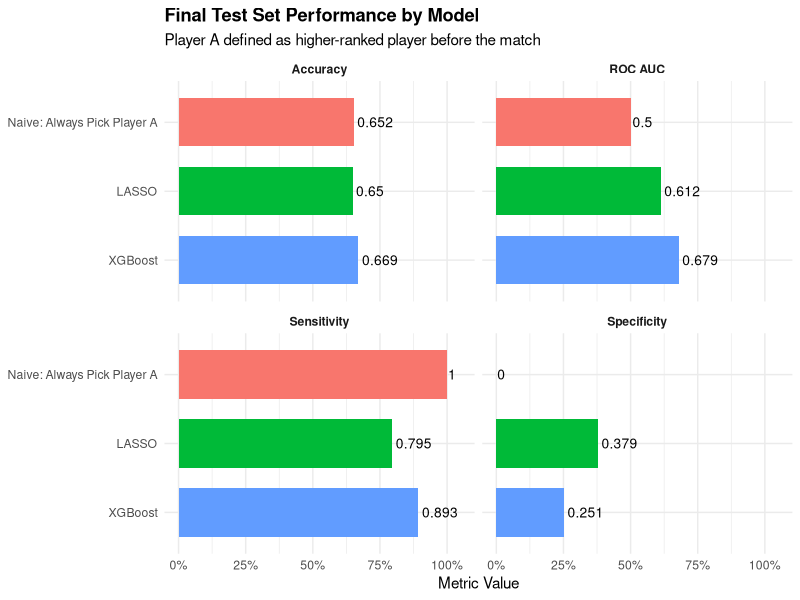
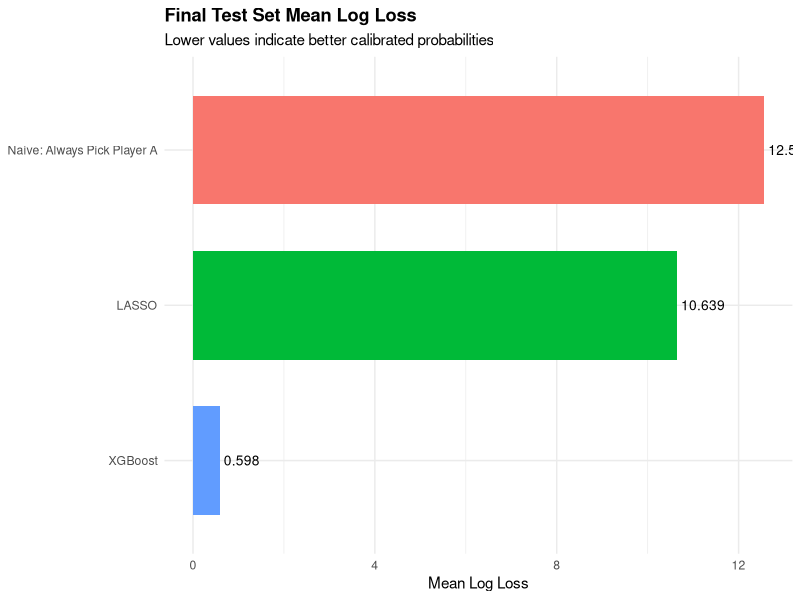
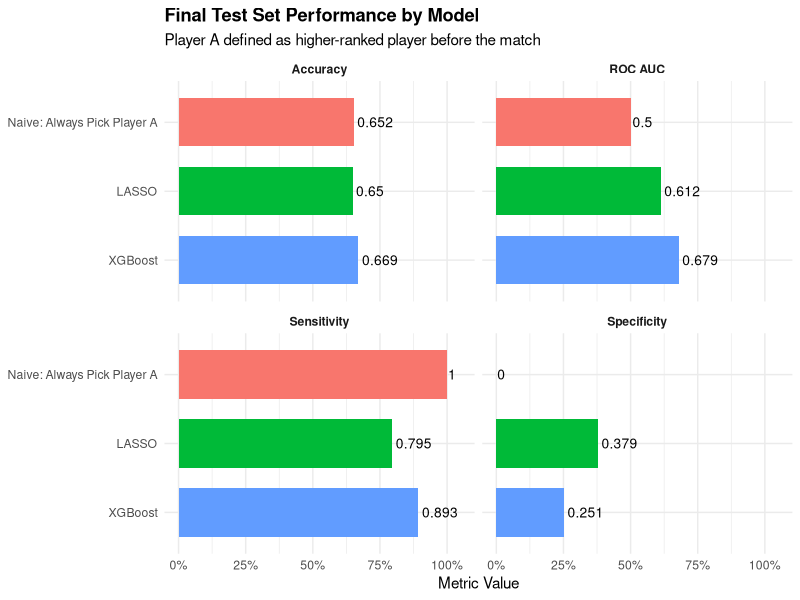
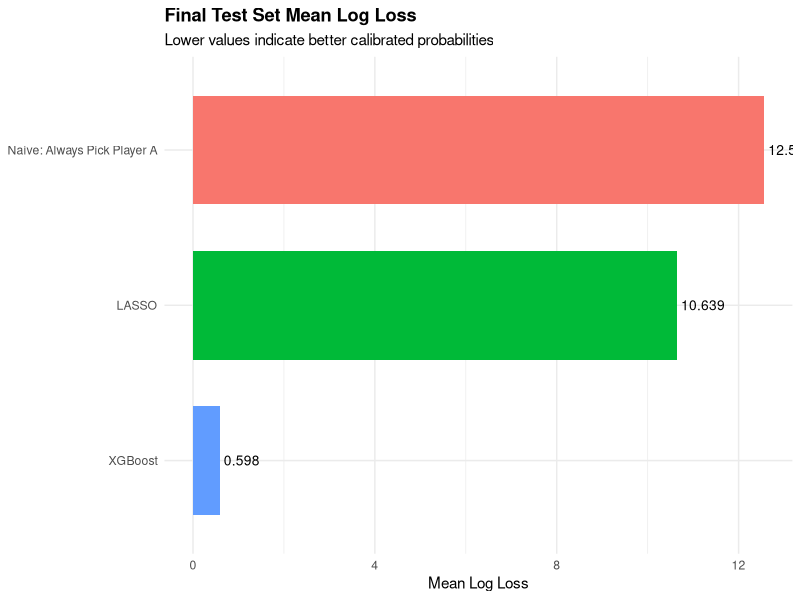

These charts were generated, in order, by the following R code:
# ---------------------------------------------------------------
# Results Figures for Model Comparison
# ---------------------------------------------------------------

library(tidyverse)
library(readr)
library(scales)
library(here)

# -------------------------------------------------
# 1. Load final model comparison table
# -------------------------------------------------

final_test_results <- read_csv(
  here("results", "tables", "final_test_model_comparison.csv")
)

final_test_results

# -------------------------------------------------
# 2. Reshape results for plotting
# -------------------------------------------------

model_results_long <- final_test_results |>
  pivot_longer(
    cols = c(accuracy, sensitivity, specificity, roc_auc, mn_log_loss),
    names_to = "metric",
    values_to = "value"
  ) |>
  mutate(
    model = factor(
      model,
      levels = c(
        "Naive: Always Pick Player A",
        "LASSO",
        "XGBoost"
      )
    ),
    metric = recode(
      metric,
      accuracy = "Accuracy",
      sensitivity = "Sensitivity",
      specificity = "Specificity",
      roc_auc = "ROC AUC",
      mn_log_loss = "Mean Log Loss"
    )
  )

# -------------------------------------------------
# Horizontal Classification Metrics Plot
# -------------------------------------------------

classification_metrics_plot <- model_results_long |>
  filter(metric != "Mean Log Loss") |>
  ggplot(aes(
    y = fct_rev(model),
    x = value,
    fill = model
  )) +
  geom_col(width = 0.70, show.legend = FALSE) +
  geom_text(
    aes(label = round(value, 3)),
    hjust = -0.10,
    size = 3.5
  ) +
  facet_wrap(~ metric, ncol = 2) +
  scale_x_continuous(
    labels = scales::percent_format(accuracy = 1),
    limits = c(0, 1.05)
  ) +
  labs(
    title = "Final Test Set Performance by Model",
    subtitle = "Player A defined as higher-ranked player before the match",
    x = "Metric Value",
    y = NULL
  ) +
  theme_minimal() +
  theme(
    strip.text = element_text(face = "bold"),
    plot.title = element_text(face = "bold")
  )

classification_metrics_plot

# -------------------------------------------------
# Horizontal Log Loss Plot
# -------------------------------------------------

log_loss_plot <- model_results_long |>
  filter(metric == "Mean Log Loss") |>
  ggplot(aes(
    y = fct_rev(model),
    x = value,
    fill = model
  )) +
  geom_col(width = 0.70, show.legend = FALSE) +
  geom_text(
    aes(label = round(value, 3)),
    hjust = -0.10,
    size = 3.5
  ) +
  labs(
    title = "Final Test Set Mean Log Loss",
    subtitle = "Lower values indicate better calibrated probabilities",
    x = "Mean Log Loss",
    y = NULL
  ) +
  theme_minimal() +
  theme(
    plot.title = element_text(face = "bold")
  )

log_loss_plot

# -------------------------------------------------
# 5. Save figures
# -------------------------------------------------

dir.create(here("results", "figures"), recursive = TRUE, showWarnings = FALSE)

ggsave(
  filename = here("results", "figures", "final_model_classification_metrics.pdf"),
  plot = classification_metrics_plot,
  width = 11,
  height = 5
)

ggsave(
  filename = here("results", "figures", "final_model_log_loss.pdf"),
  plot = log_loss_plot,
  width = 8,
  height = 5
)
